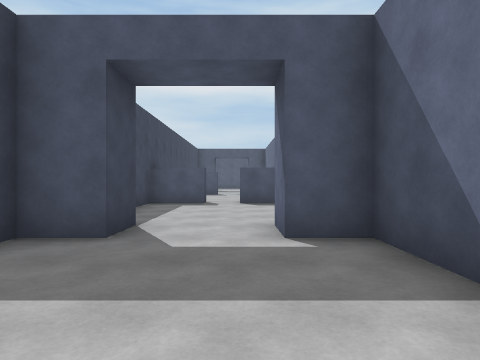
View 1 (above)

24 first-person views from a walk through a Unity game level. The camera is 1.3 m above the floor, looks level and sees 75° across. The floor is counted in squares, 2 m on a side. Each view is taken from the middle of a square. On the plan, view 1 faces up. The plan holds only what a view shows up to about 10 squares ahead; the rest is blank. The place goes on beyond the plan. Surface patterns are stand-ins for the level's own textures.

View 2
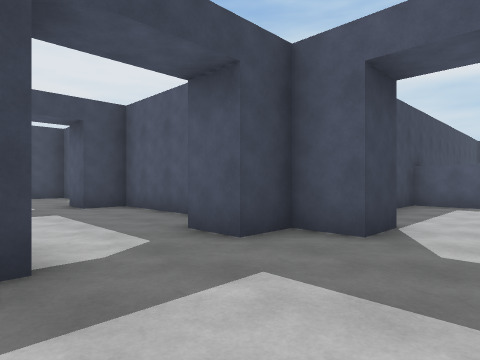

View 3
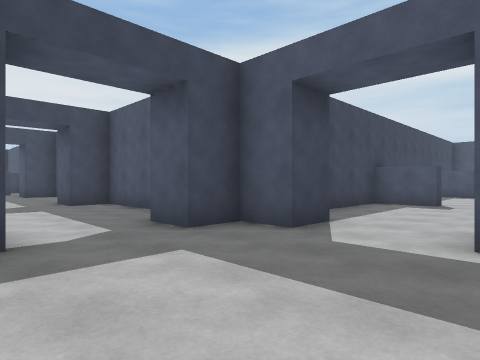

View 4
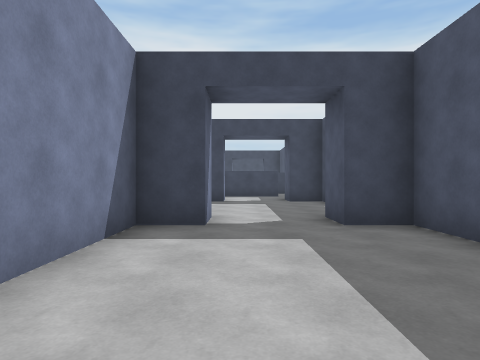

View 5
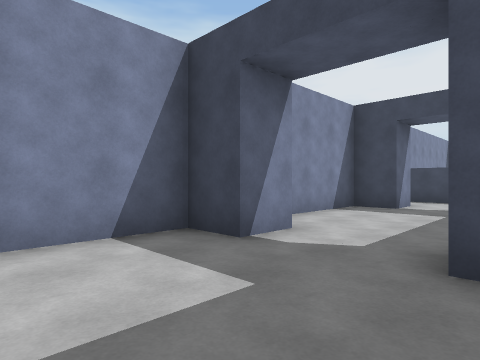

View 6
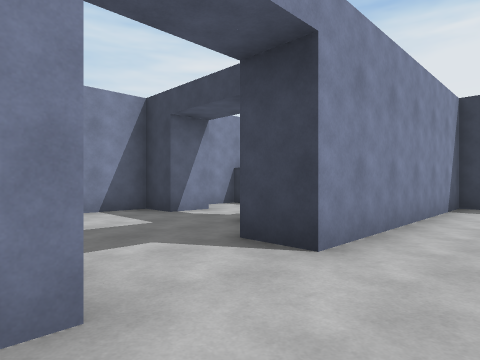

View 7
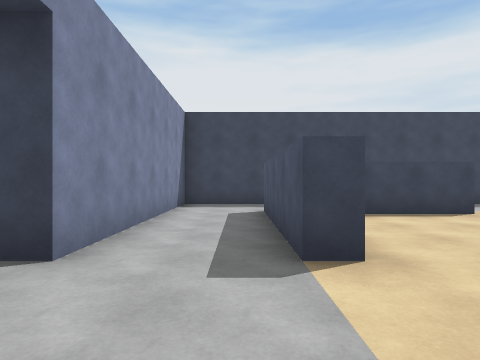

View 8
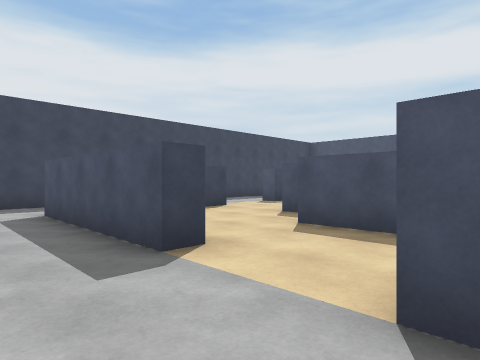

View 9
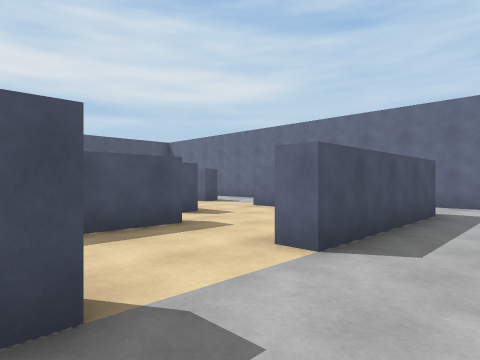

View 10
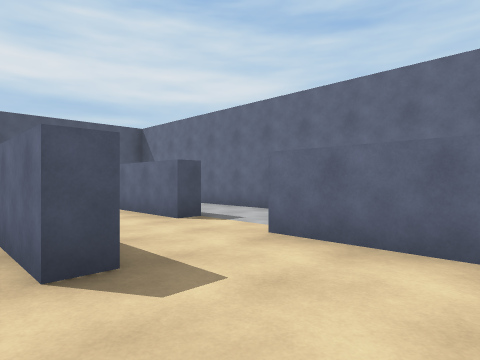

View 11
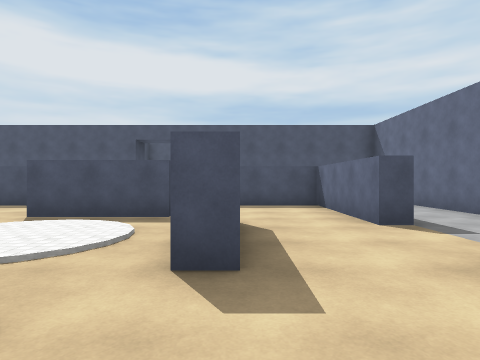

View 12
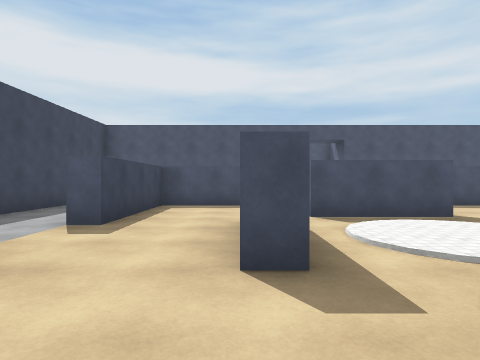

View 13
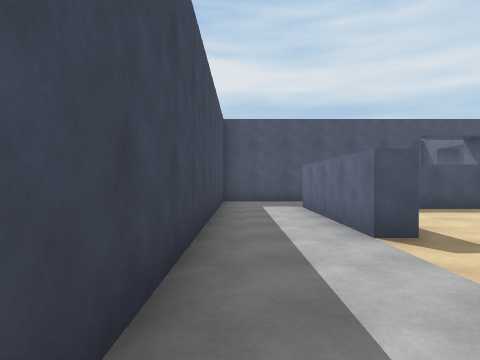

View 14
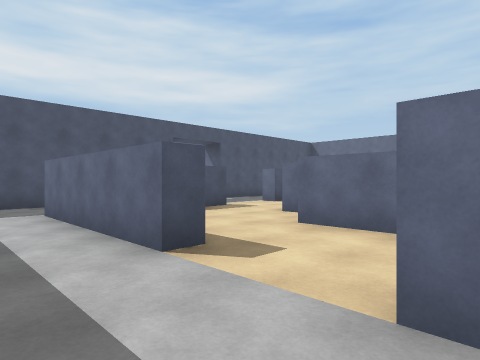

View 15
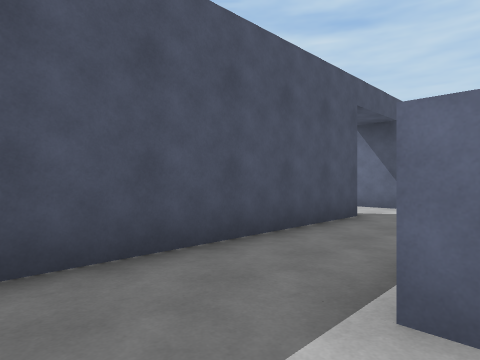

View 16
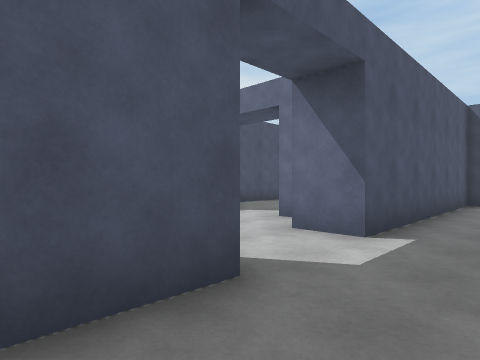

View 17
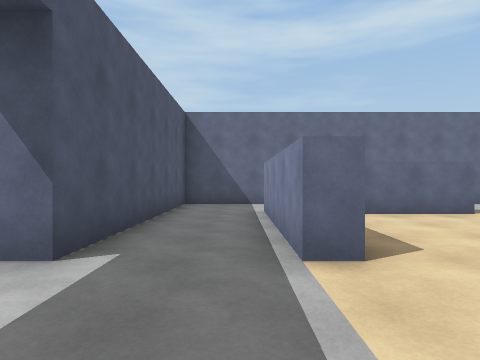

View 18
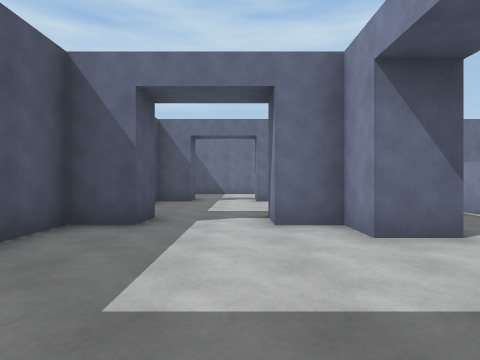

View 19
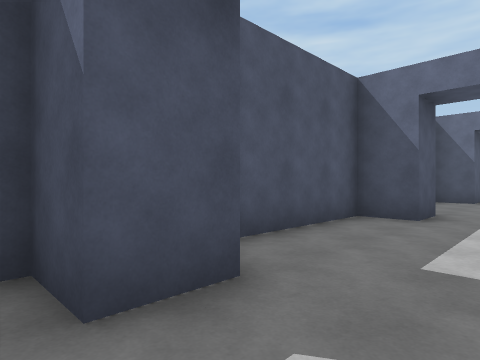

View 20
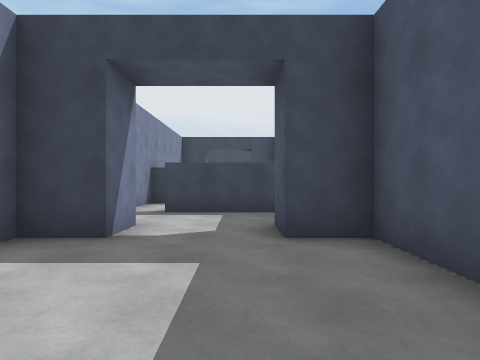

View 21
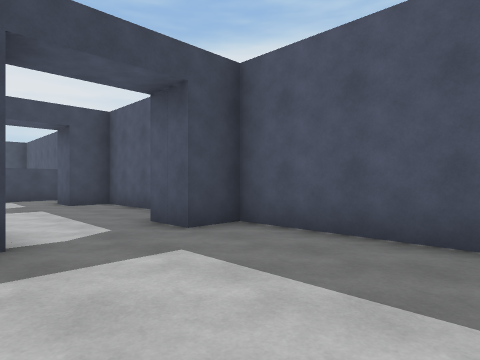

View 22
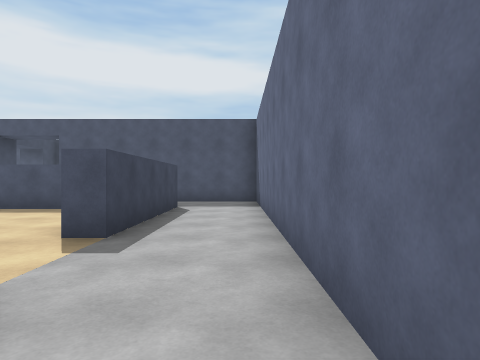

View 23
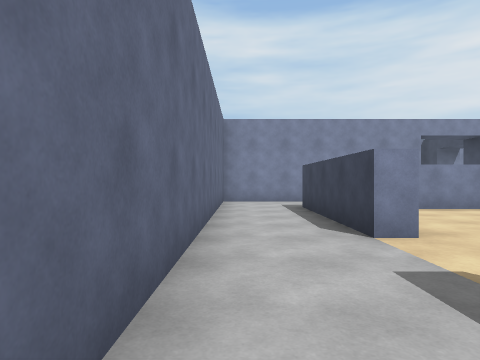

View 24
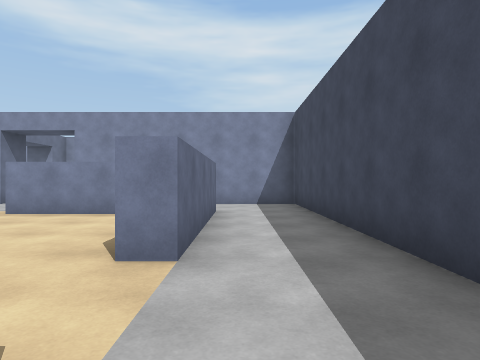

### Floor plan
Points are (right, up) in squares from view 1. A wall is a line through its corners. A room is listed if a view was taken in it or the views show most of it. See-through windows are left out.
Room 1 (views 1, 2, 3, 4)
walls: (1.5, 1.9) (1.5, 3.5) (0.5, 3.5) (0.5, 4.5); (-1.5, 4.5) (-1.5, 3.5) (-2.5, 3.5) (-2.5, 2.5) (-3.5, 2.5)
ways out: opening at (-3, 1.5) to room 2; opening at (-0.5, 4)
Room 2 (view 5)
walls: (-4.9, 3.5) (-7.5, 3.5) (-7.5, 2.5) (-8.5, 2.5); (-8.5, 0.5) (-7.5, 0.5) (-7.5, -0.5) (-4.9, -0.5)
ways out: opening at (-3, 1.5) to room 1; opening at (-8, 1.5) to room 8
Room 3 (views 6, 7, 8, 9, 13, 14, 15, 16, 17, 22, 23, 24)
walls: (-9.5, 16) (-9.5, 16.5) (-5.5, 16.5) (-5.5, 12.5) (-6, 12.5); (-11.5, 18.5) (-17.5, 18.5) (-17.5, 4.5) (-11.5, 4.5); (-15, 12.5) (-15.5, 12.5) (-15.5, 16.5); (-6, 10.5) (-5.5, 10.5) (-5.5, 6.5) (-9.5, 6.5) (-9.5, 7); (-11.5, 7) (-11.5, 6.5) (-15.5, 6.5) (-15.5, 10.5) (-15, 10.5); (-6, 4.5) (-3.5, 4.5) (-3.5, 18.5) (-9.5, 18.5) (-9.5, 19.5)
ways out: opening at (-15, 11.5) to room 4; opening at (-10.5, 7) to room 4; opening at (-10.5, 16) to room 4; opening at (-6, 11.5) to room 4; opening at (-10.5, 19) to room 6; opening at (-10.5, 4) to room 8
Room 4 (views 10, 11, 12)
walls: (-13, 11.2) (-13, 12.8); (-12.5, 10.2) (-13, 10.2); (-9.1, 13.5) (-11.7, 13.5) (-11.7, 14); (-9.2, 9) (-11.8, 9); (-8, 10.2) (-8.5, 10.2) (-8.5, 11.9); (-11.5, 16) (-15, 16) (-15, 12.5); (-15, 10.5) (-15, 8.4); (-6, 12.5) (-6, 16) (-9.5, 16); (-9.5, 7) (-8, 7); (-13.6, 7) (-11.5, 7); (-6, 8.4) (-6, 10.5)
ways out: opening at (-15, 11.5) to room 3; opening at (-10.5, 7) to room 3; opening at (-10.5, 16) to room 3; opening at (-6, 11.5) to room 3
Room 5 (views 18, 19)
walls: (-13.5, 20.5) (-12.5, 20.5); (-12.5, 22.5) (-13.5, 22.5) (-13.5, 23.5); (-15.2, 22.9) (-15.2, 20.5)
ways out: opening at (-13, 21.5) to room 6; opening at (-15, 20)
Room 6 (view 20)
walls: (-12.5, 20.5) (-12.5, 19.5); (-8.5, 22.5) (-8.5, 23.5) (-12.5, 23.5) (-12.5, 22.5); (-9.5, 19.5) (-8.5, 19.5) (-8.5, 20.5)
ways out: opening at (-10.5, 19) to room 3; opening at (-13, 21.5) to room 5; opening at (-8, 21.5) to room 7
Room 7 (view 21)
walls: (-3.5, 22.5) (-3.5, 23.5) (-7.5, 23.5) (-7.5, 22.5) (-8.5, 22.5); (-8.5, 20.5) (-7.6, 20.5)
ways out: opening at (-8, 21.5) to room 6; opening at (-3, 21.5)
Room 8 (no view inside)
walls: (-12.5, 0.5) (-12.5, -0.5) (-9.9, -0.5); (-12.5, 3.6) (-12.5, 2.5); (-11.5, 4.5) (-11.5, 3.5)
ways out: opening at (-8, 1.5) to room 2; opening at (-10.5, 4) to room 3; opening at (-13, 1.5)

Where each view was taken, in squares from view 1:
view 1: 0 up, 0 right, facing up
view 2: 0 up, 0 right, facing up-left
view 3: 0 up, 1 right, facing up-left
view 4: 1 up, 3 left, facing left
view 5: 3 up, 5 left, facing down-left
view 6: 6 up, 9 left, facing down-left
view 7: 6 up, 9 left, facing left
view 8: 5 up, 9 left, facing up-left
view 9: 5 up, 12 left, facing up-right
view 10: 8 up, 9 left, facing up-right
view 11: 8 up, 8 left, facing up
view 12: 8 up, 13 left, facing up
view 13: 9 up, 17 left, facing up
view 14: 10 up, 17 left, facing up-right
view 15: 16 up, 17 left, facing up-right
view 16: 17 up, 13 left, facing up-right
view 17: 17 up, 12 left, facing right
view 18: 21 up, 13 left, facing right
view 19: 21 up, 14 left, facing up-right
view 20: 22 up, 9 left, facing left
view 21: 20 up, 4 left, facing up-left
view 22: 9 up, 4 left, facing up
view 23: 14 up, 4 left, facing down
view 24: 13 up, 16 left, facing down
